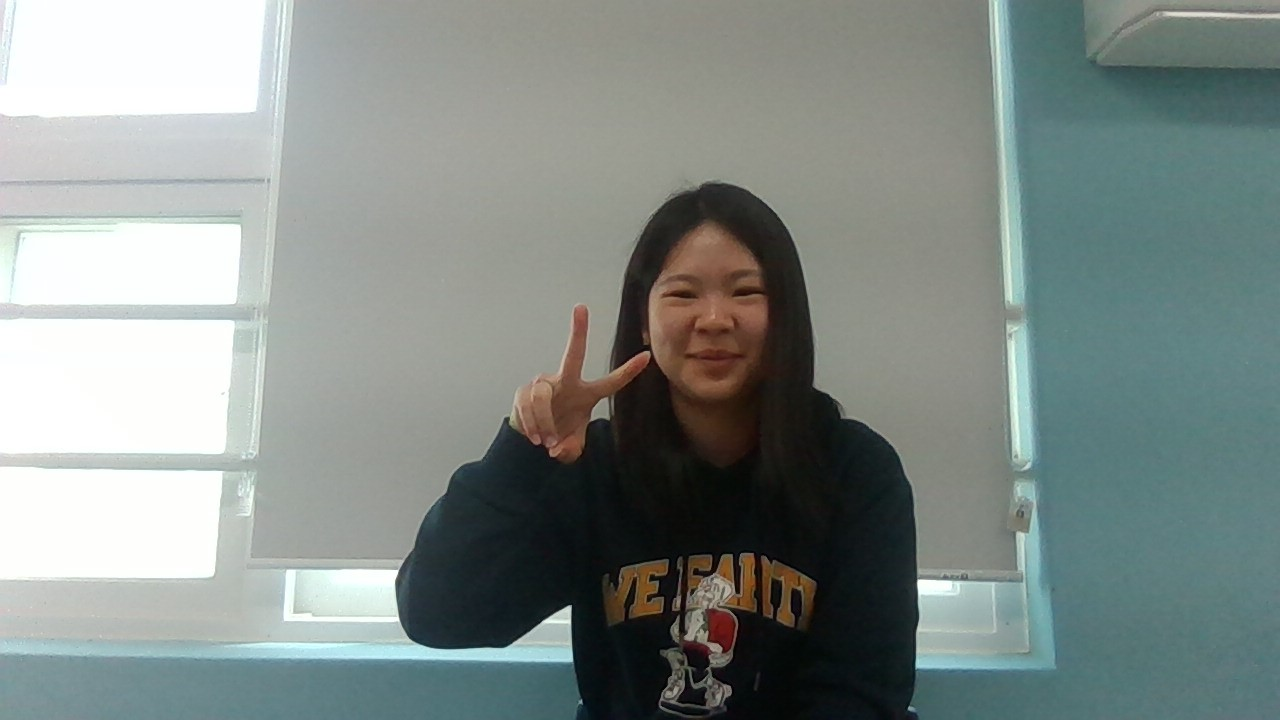
#> input picture image3.jpg, 1280 x 720 px
$ python brightness_control.py
#> lines starting #> are read from the running program, lines starting #| are printed output that depends on the picture
""" 영상 밝기 조절 """
import cv2
import numpy as np
from matplotlib import pyplot as plt

print(cv2.IMREAD_GRAYSCALE)
img1 = cv2.imread('image3.jpg', 0)
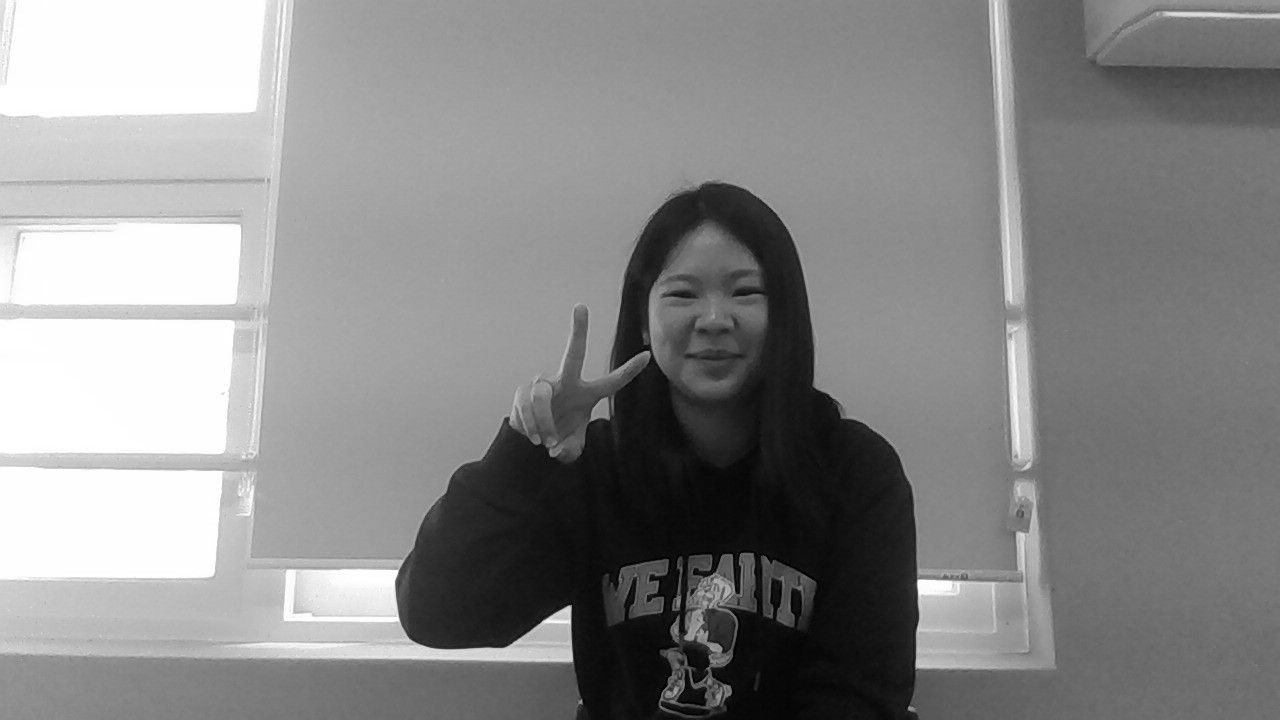
#> img1: shape (720, 1280); min 0, max 255, mean 137.1

# 영상 밝기 조절 변수 선언 및 초기화
v = np.full(shape=img1.shape, fill_value=100, dtype=np.uint8)
v_n = np.full(shape=img1.shape, fill_value=255, dtype=np.uint8)

# 영상 밝기 조절
# res1은 파이썬 결과, res2과 res3는 OpenCV에 제공하는 함수를 사용한 결과
ress = []
ress.append(img1)
ress.append(np.uint8(img1+v))
ress.append(cv2.add(img1, v))
ress.append(cv2.subtract(v_n, img1))
#> v_n: shape (720, 1280); every value is 255

titles = ['input','add','add2','sub']
for i in range(4):
    plt.subplot(2,2,i+1)
    plt.imshow(ress[i], cmap='gray')
    plt.title(titles[i])
    plt.xticks([]),plt.yticks([])
plt.show()
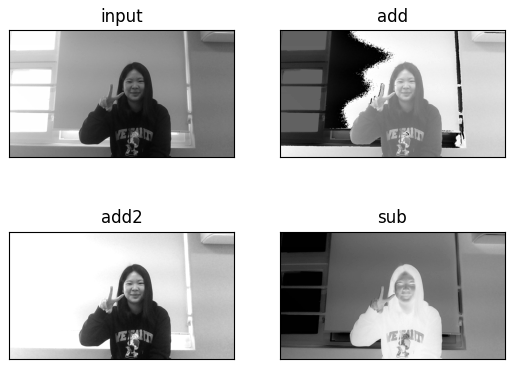
#> figure drawn by matplotlib, 4 panels

$ run again, with image4.jpg copied over image3.jpg
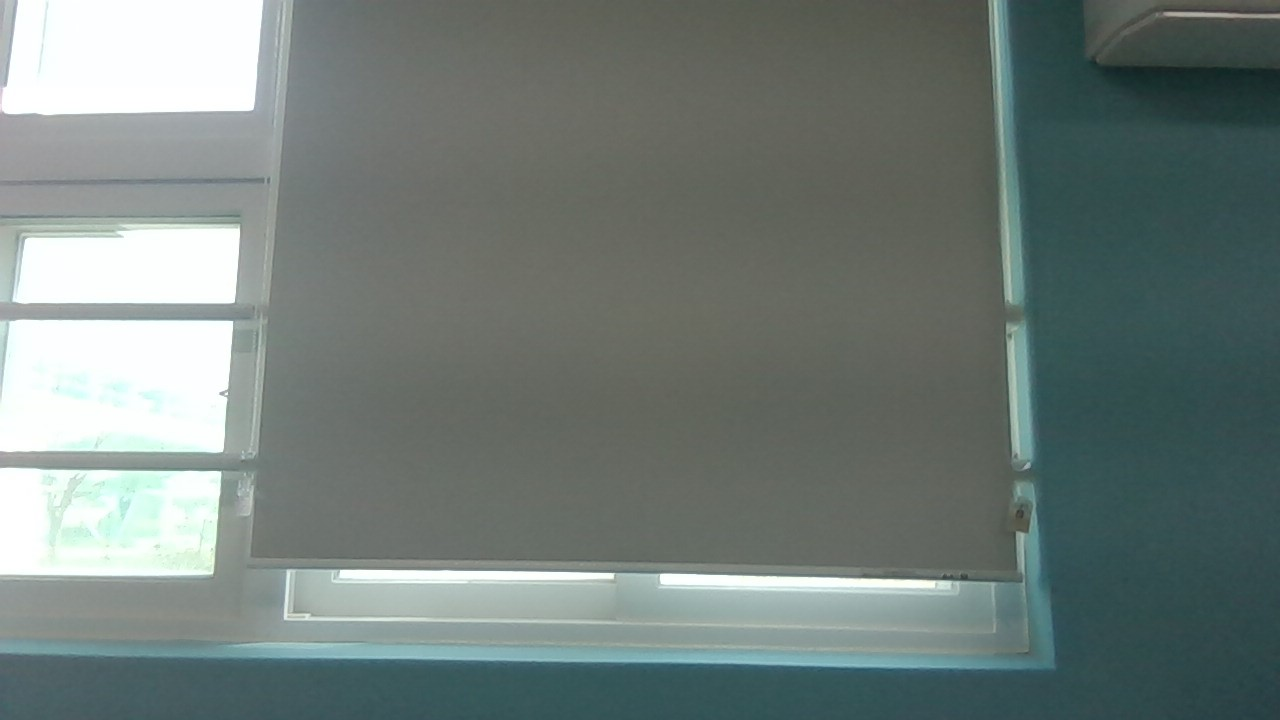
#> input picture image4.jpg, 1280 x 720 px
#> `img1 = cv2.imread('image3.jpg', 0)`:
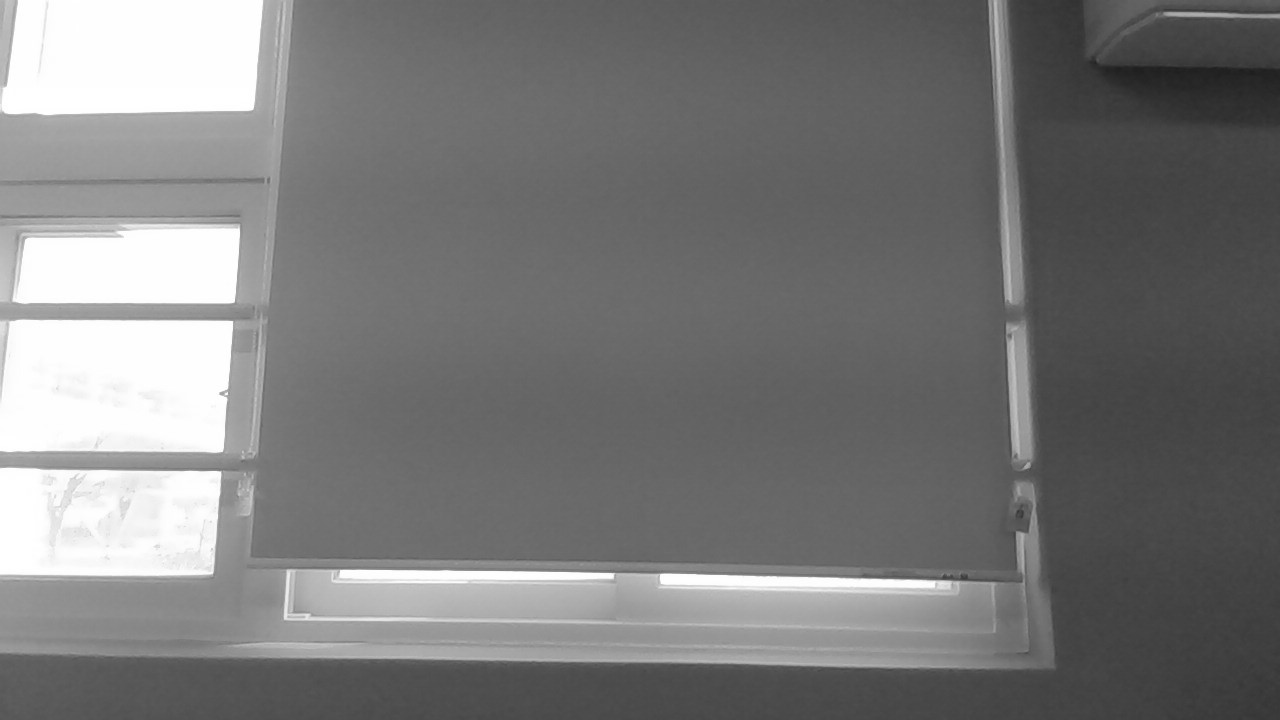
#> img1: shape (720, 1280); min 29, max 255, mean 120.8
#> v_n: shape (720, 1280); every value is 255
#> `plt.show()`:
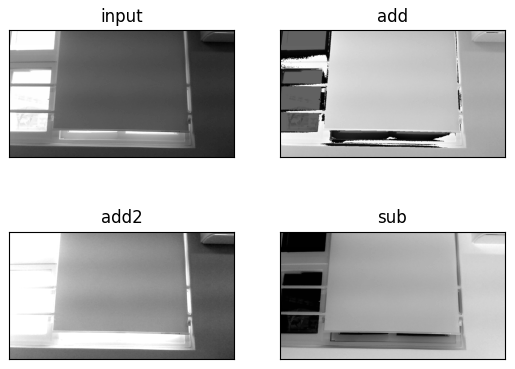
#> figure drawn by matplotlib, 4 panels
